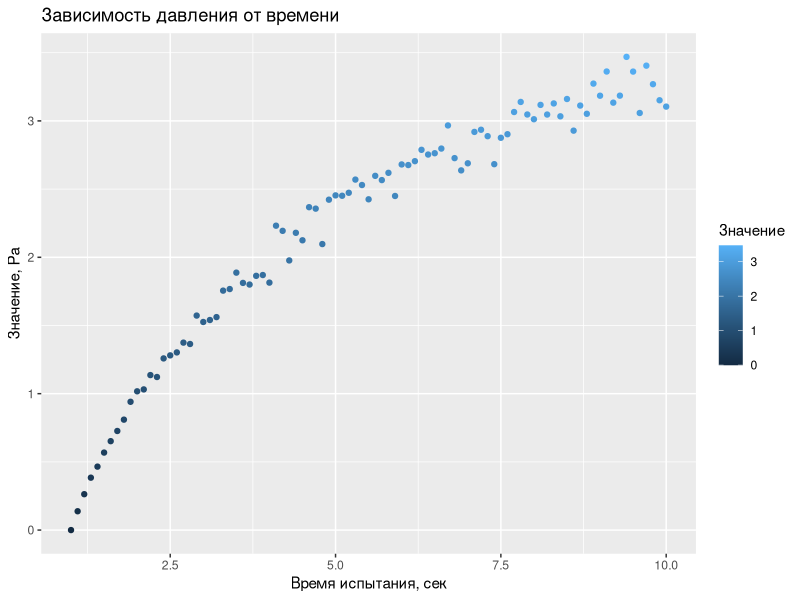
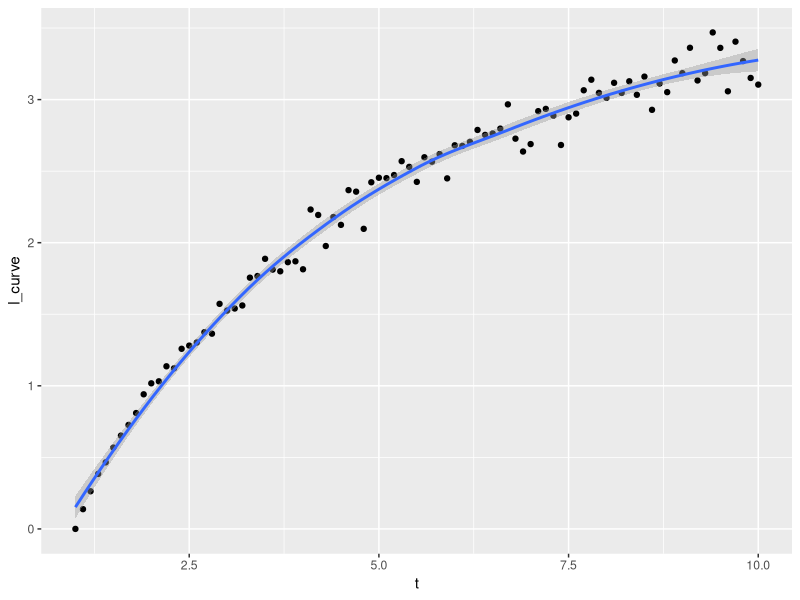
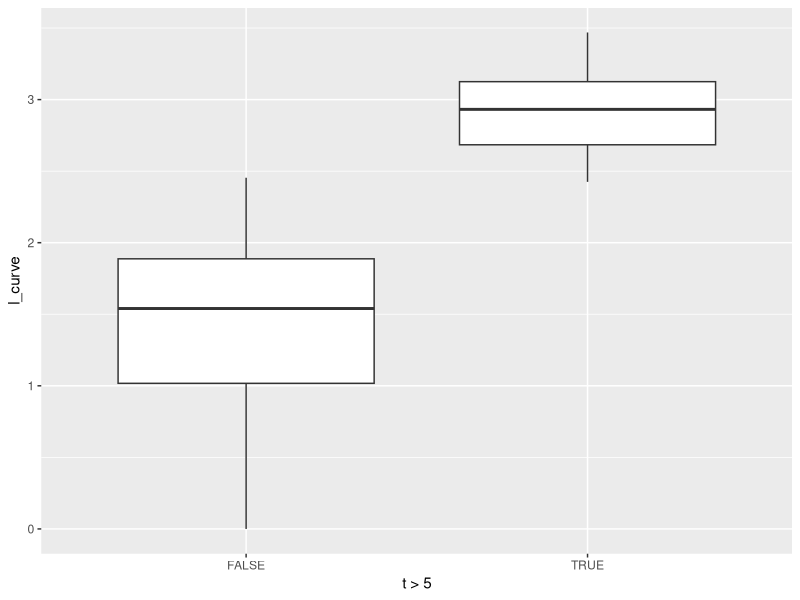

R code for these plots, in order:
# Обработка данных эксперимента

# загрузка библиотек 
library("ggplot2")  # графики
#setwd("E:/GitHub/R/Curve") # рабочая директория

# чтение исходного файла
d <- read.csv("data.csv")
head(d)
summary(d)

t <- d$t
l <- d$l
l_curve <-  d$l_curve

ggplot(data = d, aes(x = t, y = l_curve, color = l_curve))  + stat_identity() + 
  xlab("Время испытания, сек") +
  ylab("Значение, Ра") +
  scale_color_continuous("Значение") +
  ggtitle("Зависимость давления от времени") 

ggplot(data = d, aes(x = t, y = l_curve))  + 
  geom_point() + 
  geom_smooth(se = TRUE)
#  geom_hline(yintercept = 0) +
#  stat_qq(aes(sample = .stdresid)) +
#  geom_errorbar(aes(ymin = lower, ymax = upper), width = 0.2)

ggplot(data = d, aes(x = t > 5, y = l_curve))  + 
  geom_boxplot() 

# примеры на встроенном датасете
#qplot(t, l_curve, data=d, geom=c("point", "smooth"))
#qplot(wt, mpg, data=mtcars, geom=c("point", "smooth"))